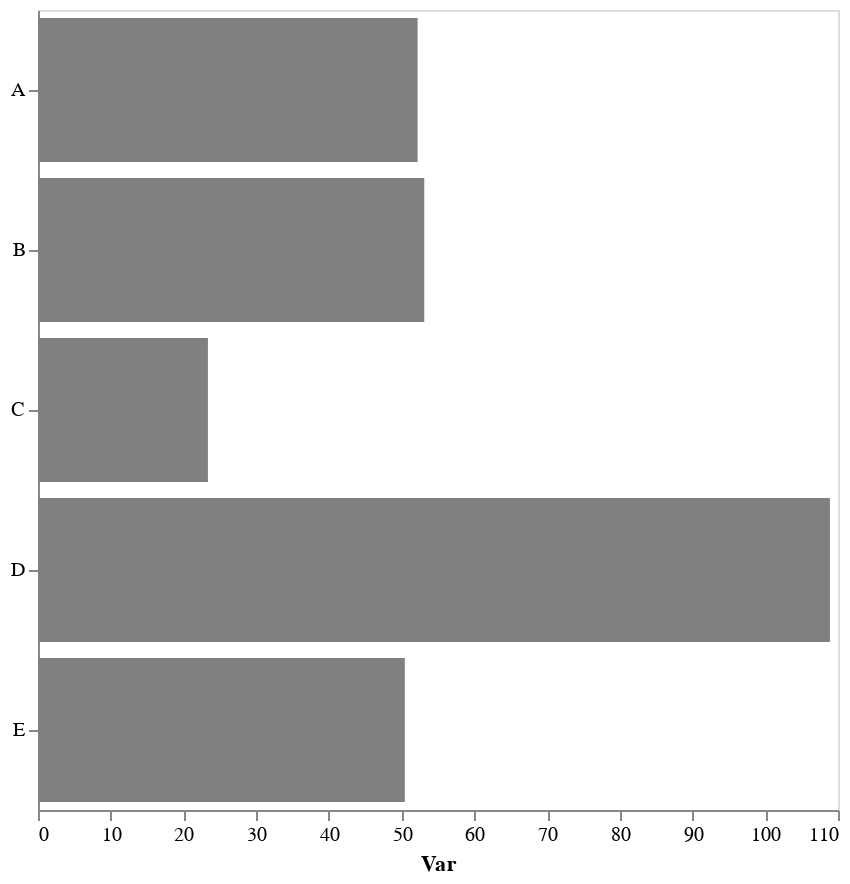

Specify this chart in Vega-Lite:
### Vega-Lite specification from a JSON file in a GitHub repository (floating-point values rounded to 4 significant figures)
{"config": {"view": {"continuousWidth": 300, "continuousHeight": 300}, "axis": {"grid": false}, "bar": {"color": "gray"}}, "data": {"name": "data-b9390da49d4506bb816f6261ef77ee0c"}, "mark": {"type": "bar"}, "encoding": {"x": {"aggregate": "mean", "axis": {"title": "Var"}, "field": "var1", "type": "quantitative"}, "y": {"axis": {"title": null}, "field": "cat", "type": "nominal"}}, "height": 400, "width": 400, "$schema": "https://vega.github.io/schema/vega-lite/v5.17.0.json", "datasets": {"data-b9390da49d4506bb816f6261ef77ee0c": [{"cat": "D", "var1": 109.0, "var2": 58.08}, {"cat": "B", "var1": 53.11, "var2": 47.94}, {"cat": "D", "var1": 99.63, "var2": 55.55}, {"cat": "E", "var1": 62.1, "var2": 47.0}, {"cat": "A", "var1": 47.59, "var2": 48.72}, {"cat": "D", "var1": 118.1, "var2": 55.85}, {"cat": "C", "var1": 22.55, "var2": 57.22}, {"cat": "A", "var1": 56.81, "var2": 40.12}, {"cat": "C", "var1": 25.6, "var2": 43.26}, {"cat": "E", "var1": 42.28, "var2": 47.03}, {"cat": "C", "var1": 21.95, "var2": 52.22}, {"cat": "E", "var1": 46.94, "var2": 40.59}]}}
